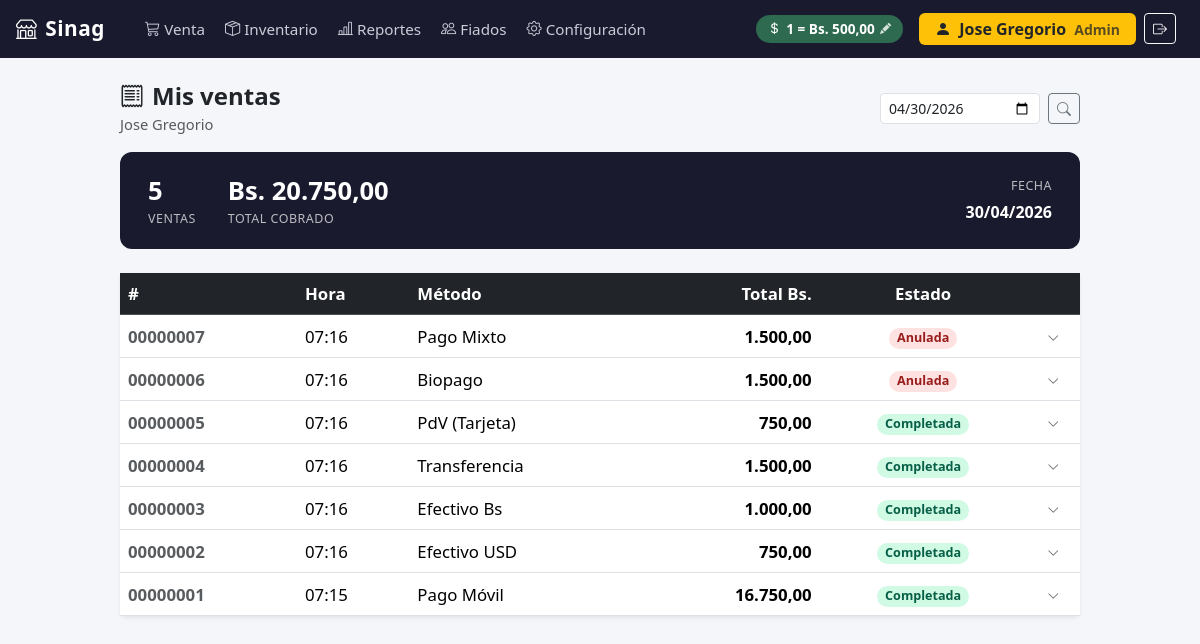
Page /mis-ventas/ (signed in) on the committed database.
### configuracion/models.py (models this page shows, shortened)
class Empresa(models.Model):
    nombre = models.CharField(max_length=200)
    rif = models.CharField(max_length=20)
    telefono = models.CharField(max_length=20, blank=True)
    direccion = models.TextField(blank=True)
    logo = models.ImageField(upload_to='empresa/', blank=True, null=True)
    imprimir_ticket   = models.BooleanField(default=False)
    nombre_impresora  = models.CharField(max_length=200, blank=True, default='')
    class Meta:
        verbose_name = 'Empresa'

class Moneda(models.Model):
    tasa_cambio = models.DecimalField(max_digits=12, decimal_places=2)
    simbolo = models.CharField(max_length=5, default='Bs')
    ultima_actualizacion = models.DateTimeField(auto_now=True)
    class Meta:
        verbose_name = 'Moneda'
        verbose_name_plural = 'Moneda'

### ventas/models.py (models this page shows, shortened)
class Venta(models.Model):
    METODO_PAGO = [
        ('EFECTIVO_USD',   'Efectivo USD'),
        ('EFECTIVO_BS',    'Efectivo Bs'),
        ('TRANSFERENCIA',  'Transferencia'),
        ('PAGO_MOVIL',     'Pago Móvil'),
        ('PUNTO_DE_VENTA', 'PdV (Tarjeta)'),
        ('BIOPAGO',        'Biopago'),
        ('MIXTO',          'Pago Mixto'),
    ]
    ESTADO = [
        ('COMPLETADA', 'Completada'),
        ('ANULADA',    'Anulada'),
    ]
    fecha           = models.DateTimeField(auto_now_add=True)
    total_usd       = models.DecimalField(max_digits=10, decimal_places=2)
    total_bs        = models.DecimalField(max_digits=14, decimal_places=2)
    tasa_aplicada   = models.DecimalField(max_digits=12, decimal_places=2)
    metodo_pago     = models.CharField(max_length=20, choices=METODO_PAGO)
    estado          = models.CharField(max_length=15, choices=ESTADO, default='COMPLETADA')
    notas           = models.TextField(blank=True)
    monto_recibido  = models.DecimalField(max_digits=14, decimal_places=2, null=True, blank=True)
    vuelto          = models.DecimalField(max_digits=14, decimal_places=2, null=True, blank=True)
    vendedor        = models.ForeignKey(User, null=True, blank=True, on_delete=models.SET_NULL, related_name='ventas')
    numero_factura  = models.PositiveIntegerField(unique=True, null=True, blank=True)
    numero_control  = models.PositiveIntegerField(unique=True, null=True, blank=True)
    monto_exento_usd    = models.DecimalField(max_digits=10, decimal_places=2, default=0)
    base_imponible_usd  = models.DecimalField(max_digits=10, decimal_places=2, default=0)
    iva_usd             = models.DecimalField(max_digits=10, decimal_places=2, default=0)
    monto_exento_bs     = models.DecimalField(max_digits=14, decimal_places=2, default=0)
    base_imponible_bs   = models.DecimalField(max_digits=14, decimal_places=2, default=0)
    iva_bs              = models.DecimalField(max_digits=14, decimal_places=2, default=0)
    class Meta:
        verbose_name        = 'Venta'
        verbose_name_plural = 'Ventas'
        ordering            = ['-fecha']
    @property
    def numero_fmt(self):
        if self.numero_factura:
            return f'{self.numero_factura:08d}'
        return f'#{self.pk}'

### ventas/views.py (the view)
# urls.py: path('mis-ventas/', views.mis_ventas, name='mis_ventas'),
@login_required
def mis_ventas(request):
    fecha_str = request.GET.get('fecha', '')
    try:
        fecha = date.fromisoformat(fecha_str)
    except ValueError:
        fecha = timezone.localdate()
    ventas = (
        Venta.objects
        .filter(vendedor=request.user, fecha__date=fecha)
        .prefetch_related('detalles__producto')
        .order_by('-fecha')
    )
    completadas = ventas.filter(estado='COMPLETADA')
    resumen = completadas.aggregate(
        total_bs=Sum('total_bs'),
        cantidad=Count('id'),
    )
    moneda  = Moneda.objects.first()
    empresa = Empresa.objects.first() or Empresa()
    return render(request, 'pos/mis_ventas.html', {
        'ventas':  ventas,
        'resumen': resumen,
        'fecha':   fecha,
        'tasa':    moneda.tasa_cambio if moneda else None,
        'moneda':  moneda,
        'empresa': empresa,
    })

### ventas/models.py (called while the page is built)
    @property
    def subtotal_usd(self):
        return self.precio_usd_capturado * self.cantidad

    @property
    def subtotal_bs(self):
        return self.subtotal_usd * self.venta.tasa_aplicada

### ventas/templatetags/pos_extras.py (called while the page is built)
@register.filter
def formato_bs(value):
    try:
        num = float(value)
    except (TypeError, ValueError):
        return value
    formatted = f"{num:,.2f}"
    return formatted.replace(',', 'X').replace('.', ',').replace('X', '.')

### templates/pos/mis_ventas.html (shortened to what this page needs)
{% extends "base.html" %}
{% load pos_extras %}
{% block contenido %}
<div style="max-width:960px; margin:0 auto;">
  <div class="d-flex align-items-center justify-content-between mb-3">
    <div>
      <h4 class="fw-bold mb-0"><i class="bi bi-receipt me-2"></i>Mis ventas</h4>
      <small class="text-muted">{{ request.user.get_full_name|default:request.user.username }}</small>
    </div>
    <form class="d-flex gap-2 align-items-center" method="get">
      <input type="date" name="fecha" value="{{ fecha|date:'Y-m-d' }}" class="form-control form-control-sm" style="width:160px;">
      <button class="btn btn-sm btn-outline-secondary" type="submit">
        <i class="bi bi-search"></i>
      </button>
    </form>
  </div>
  <div class="resumen-card">
    <div>
      <div class="stat-val">{{ resumen.cantidad|default:0 }}</div>
      <div class="stat-lbl">Ventas</div>
    </div>
    <div>
      <div class="stat-val">Bs. {{ resumen.total_bs|default:0|formato_bs }}</div>
      <div class="stat-lbl">Total cobrado</div>
    </div>
    <div class="ms-auto text-end">
      <div class="stat-lbl mb-1">Fecha</div>
      <div style="font-size:1rem; font-weight:600;">{{ fecha|date:"d/m/Y" }}</div>
    </div>
  </div>
  {% if ventas %}
  <div class="card border-0 shadow-sm">
    <table class="table table-hover align-middle mb-0">
      <thead class="table-dark">
        <tr>
          <th>#</th>
          <th>Hora</th>
          <th>Método</th>
          <th class="text-end">Total Bs.</th>
          <th class="text-center">Estado</th>
          <th></th>
        </tr>
      </thead>
      <tbody>
        {% for v in ventas %}
        <tr class="venta-row" data-bs-toggle="collapse" data-bs-target="#det-{{ v.id }}">
          <td class="fw-semibold text-muted">{{ v.numero_fmt }}</td>
          <td>{{ v.fecha|date:"H:i" }}</td>
          <td>{{ v.get_metodo_pago_display }}</td>
          <td class="text-end fw-semibold">{{ v.total_bs|formato_bs }}</td>
          <td class="text-center">
            <span class="badge rounded-pill {% if v.estado == 'COMPLETADA' %}badge-completada{% else %}badge-anulada{% endif %}">
              {{ v.get_estado_display }}
            </span>
          </td>
          <td class="text-center text-muted"><i class="bi bi-chevron-down" style="font-size:.75rem;"></i></td>
        </tr>
        {% endfor %}
      </tbody>
    </table>
  </div>
  {% else %}
  <div class="text-center text-muted py-5">
    <i class="bi bi-inbox" style="font-size:2.5rem; opacity:.3;"></i>
    <p class="mt-3">No hay ventas registradas para este día.</p>
  </div>
  {% endif %}
</div>
{% endblock %}

### templates/base.html (shortened to what this page needs)
{% load static %}
<!DOCTYPE html>
<html lang="es">
<head>
  <link href="{% static 'vendor/bootstrap/css/bootstrap.min.css' %}" rel="stylesheet">
  <link href="{% static 'vendor/bootstrap-icons/css/bootstrap-icons.min.css' %}" rel="stylesheet">
</head>
<body>
  <nav class="navbar navbar-expand-lg navbar-pos px-3">
    <a class="navbar-brand" href="{% url 'pos:venta' %}">
      <i class="bi bi-shop me-2"></i>{{ empresa.nombre|default:"POS Core" }}
    </a>
    <div class="collapse navbar-collapse" id="navMenu">
      <ul class="navbar-nav me-auto ms-3 gap-1">
        <li class="nav-item">
          <a class="nav-link {% block nav_venta %}{% endblock %}" href="{% url 'pos:venta' %}">
            <i class="bi bi-cart3 me-1"></i>Venta
          </a>
        </li>
        {% if request.user.is_staff %}
        <li class="nav-item">
          <a class="nav-link {% block nav_inventario %}{% endblock %}" href="{% url 'inventario:index' %}">
            <i class="bi bi-box-seam me-1"></i>Inventario
          </a>
        </li>
        <li class="nav-item">
          <a class="nav-link {% block nav_reportes %}{% endblock %}" href="{% url 'reportes:index' %}">
            <i class="bi bi-bar-chart-line me-1"></i>Reportes
          </a>
        </li>
        <li class="nav-item">
          <a class="nav-link {% block nav_fiados %}{% endblock %}" href="{% url 'fiados:index' %}">
            <i class="bi bi-people me-1"></i>Fiados
          </a>
        </li>
        <li class="nav-item">
          <a class="nav-link {% block nav_config %}{% endblock %}" href="{% url 'configuracion:index' %}">
            <i class="bi bi-gear me-1"></i>Configuración
          </a>
        </li>
        {% endif %}
      </ul>
      {% if request.user.is_staff %}
      <button
        class="tasa-badge me-3 {% if not tasa %}sin-tasa{% endif %}"
        id="btn-abrir-tasa"
        data-bs-toggle="modal"
        data-bs-target="#modalTasa"
        title="Clic para actualizar tasa BCV"
      >
        <i class="bi bi-currency-dollar"></i>
        <span id="tasa-navbar-texto">
          {% if tasa %}1 = Bs. {{ tasa }}{% else %}Sin tasa — clic para configurar{% endif %}
        </span>
        <i class="bi bi-pencil-fill"></i>
      </button>
      {% endif %}
      {% if request.user.is_authenticated %}
      <div class="d-flex align-items-center gap-2 me-2">
        <span class="badge {% if request.user.is_staff %}bg-warning text-dark{% else %}bg-secondary{% endif %} fs-6 px-3 py-2">
          <i class="bi bi-person-fill me-1"></i>
          {{ request.user.get_full_name|default:request.user.username }}
          {% if request.user.is_staff %}<span class="opacity-75 ms-1 small">Admin</span>{% endif %}
        </span>
        <form method="post" action="{% url 'logout' %}" class="d-inline m-0">
          <button type="submit" class="btn btn-outline-light btn-sm" title="Cerrar sesión">
            <i class="bi bi-box-arrow-right"></i>
          </button>
        </form>
      </div>
      {% endif %}
    </div>
  </nav>
  <div class="content-wrapper container-fluid">
    {% block contenido %}{% endblock %}
  </div>
</body>
</html>

### templates/base.html (style rules this page uses)
body { font-family: 'Segoe UI', system-ui, sans-serif; font-size: 1.05rem; background-color: #f4f6f9; }
.navbar-pos { background-color: #1a1a2e; min-height: 58px; }
.navbar-pos .navbar-brand { font-size: 1.3rem; font-weight: 700; color: #ffffff; letter-spacing: 0.5px; }
.navbar-pos .nav-link { color: #c8cdd8; font-size: 0.95rem; }
.tasa-badge { background-color: #2d6a4f; color: #fff; font-size: 0.85rem; padding: 4px 12px; border-radius: 20px; font-weight: 600; cursor: pointer; border: none; transition: background-color 0.15s; display: flex; align-items: center; gap: 5px; }
.tasa-badge .bi-pencil-fill { font-size: 0.7rem; opacity: 0.8; }
.content-wrapper { padding-top: 1.5rem; padding-bottom: 2rem; }

### templates/pos/mis_ventas.html (style rules this page uses)
.resumen-card { background: #1a1a2e; color: #fff; border-radius: 12px; padding: 1.25rem 1.75rem; display: flex; gap: 2rem; align-items: center; margin-bottom: 1.5rem; flex-wrap: wrap; }
.resumen-card .stat-val { font-size: 1.6rem; font-weight: 800; }
.resumen-card .stat-lbl { font-size: .78rem; opacity: .7; text-transform: uppercase; letter-spacing: .5px; }
.venta-row { cursor: pointer; }
.badge-completada { background-color: #d1fae5; color: #065f46; }
.badge-anulada { background-color: #fee2e2; color: #991b1b; }

### rows in the picture
Empresa: nombre "Sinag"
Moneda: tasa_cambio "500,00"
Venta: numero_fmt "00000007", fecha "07:16", metodo_pago "Pago Mixto", total_bs "1.500,00", estado "Anulada"
Venta: numero_fmt "00000006", fecha "07:16", metodo_pago "Biopago", total_bs "1.500,00", estado "Anulada"
Venta: numero_fmt "00000005", fecha "07:16", metodo_pago "PdV (Tarjeta)", total_bs "750,00", estado "Completada"
Venta: numero_fmt "00000004", fecha "07:16", metodo_pago "Transferencia", total_bs "1.500,00", estado "Completada"
Venta: numero_fmt "00000003", fecha "07:16", metodo_pago "Efectivo Bs", total_bs "1.000,00", estado "Completada"
Venta: numero_fmt "00000002", fecha "07:16", metodo_pago "Efectivo USD", total_bs "750,00", estado "Completada"
Venta: numero_fmt "00000001", fecha "07:15", metodo_pago "Pago Móvil", total_bs "16.750,00", estado "Completada"

### other values in the picture
{{ request.user.get_full_name|default:request.user.username }} "Jose Gregorio"
{{ resumen.cantidad|default:0 }} "5"
{{ resumen.total_bs|default:0|formato_bs }} "20.750,00"
{{ fecha|date:"d/m/Y" }} "30/04/2026"
